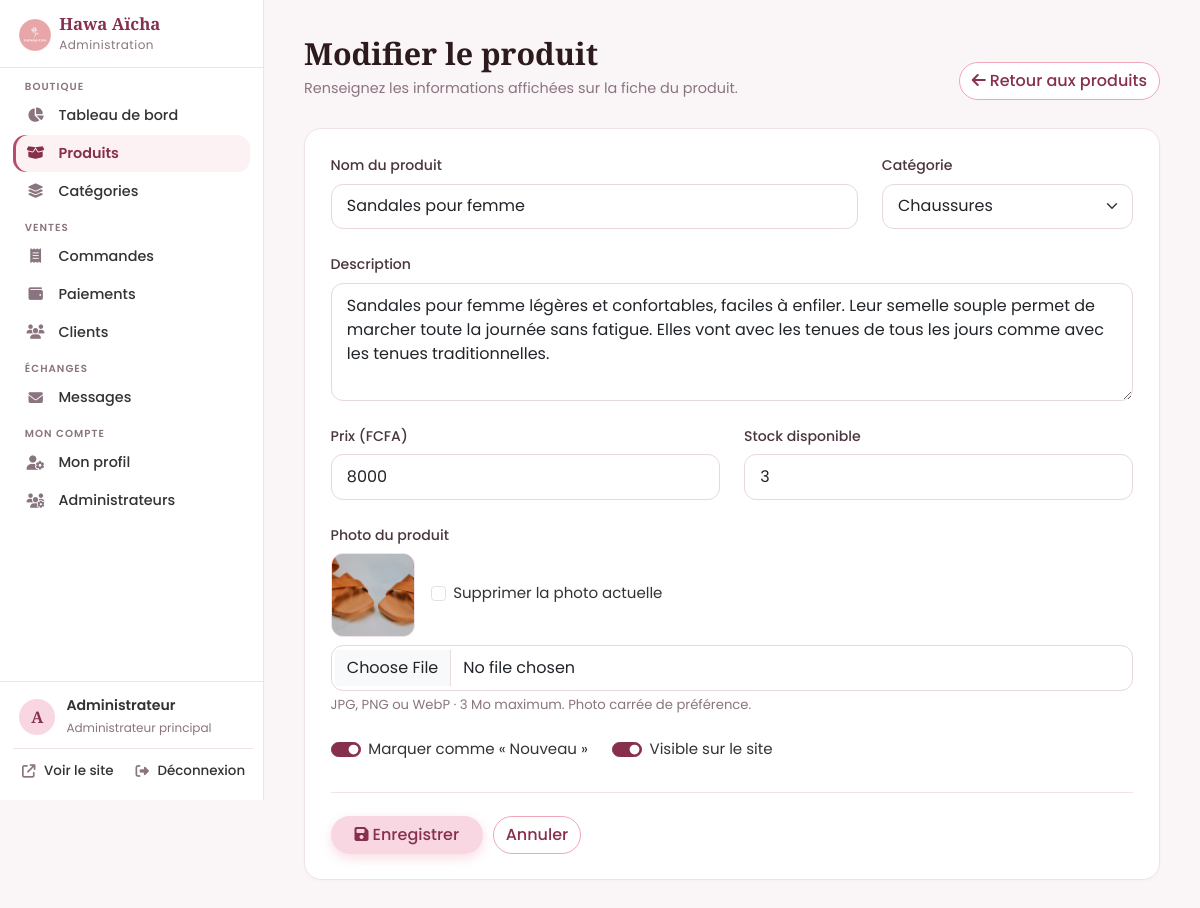
Page /admin/produit_form.php?id=13 (signed in) on the committed database.
### tables this page shows
CREATE TABLE IF NOT EXISTS produits (
  id INT AUTO_INCREMENT PRIMARY KEY,
  categorie_id INT NULL,
  nom VARCHAR(150) NOT NULL,
  description TEXT NULL,
  prix INT NOT NULL DEFAULT 0,
  stock INT NOT NULL DEFAULT 0,
  image VARCHAR(120) NULL,
  nouveau TINYINT(1) NOT NULL DEFAULT 0,
  actif TINYINT(1) NOT NULL DEFAULT 1,
  created_at TIMESTAMP NOT NULL DEFAULT CURRENT_TIMESTAMP,
  date_modification TIMESTAMP NULL DEFAULT NULL ON UPDATE CURRENT_TIMESTAMP,
  INDEX idx_produits_actif (actif),
  CONSTRAINT fk_produit_categorie FOREIGN KEY (categorie_id) REFERENCES categories(id) ON DELETE SET NULL,
  CONSTRAINT chk_produits_stock CHECK (stock >= 0),
  CONSTRAINT chk_produits_prix CHECK (prix >= 0)
);

CREATE TABLE IF NOT EXISTS categories (
  id INT AUTO_INCREMENT PRIMARY KEY,
  nom VARCHAR(100) NOT NULL,
  description TEXT NULL,
  icone VARCHAR(50) NOT NULL DEFAULT 'fa-gem',
  created_at TIMESTAMP NOT NULL DEFAULT CURRENT_TIMESTAMP
);

### includes/functions.php (called while the page is built, shortened)
<?php
require_once __DIR__ . '/db.php';
function e($v): string
{
    return htmlspecialchars((string)$v, ENT_QUOTES, 'UTF-8');
}
function base_url(string $path = ''): string
{
    return BASE_URL . '/' . ltrim($path, '/');
}
function logo_url(): string
{
    return file_exists(__DIR__ . '/../assets/img/logo.png')
        ? base_url('assets/img/logo.png')
        : base_url('assets/img/logo.svg');
}
    ?>
    <?php
function get_categories(): array
{
    return db()->query('SELECT * FROM categories ORDER BY nom')->fetchAll();
}
function product_image(?string $img): ?string
{
    return $img ? base_url('uploads/' . rawurlencode($img)) : null;
}
    ?>

### includes/db.php (called while the page is built)
<?php
function db(): PDO
{
    static $pdo = null;
    if ($pdo === null) {
        $dsn = defined('DB_DSN')
            ? DB_DSN
            : sprintf('mysql:host=%s;dbname=%s;charset=utf8mb4', DB_HOST, DB_NAME);
        try {
            $pdo = new PDO($dsn, DB_USER, DB_PASS, [
                PDO::ATTR_ERRMODE            => PDO::ERRMODE_EXCEPTION,
                PDO::ATTR_DEFAULT_FETCH_MODE => PDO::FETCH_ASSOC,
                PDO::ATTR_EMULATE_PREPARES   => false,
            ]);
        } catch (PDOException $e) {
            http_response_code(500);
            exit('Connexion à la base de données impossible. Vérifiez le fichier config.php.');
        }
    }
    return $pdo;
}

### admin/_auth.php (called while the page is built, shortened)
<?php
require_once __DIR__ . '/../includes/functions.php';
function require_admin(): void
{
    $st = db()->prepare('SELECT id, username, prenom, nom, email, telephone, role, actif, derniere_connexion, date_creation FROM admins WHERE id = ?');
    $st->execute([(int)$_SESSION['admin_id']]);
    $adminConnecte = $st->fetch() ?: null;
}
require_admin();

### admin/produit_form.php (the view, shortened to what this page needs)
<?php
require_once __DIR__ . '/_auth.php';
$pdo = db();
$id = (int)($_GET['id'] ?? $_POST['id'] ?? 0);
$produit = null;
if ($id > 0) {
    $st = $pdo->prepare('SELECT * FROM produits WHERE id = ?');
    $st->execute([$id]);
    $produit = $st->fetch();
}
$val = $produit ?: ['nom' => '', 'categorie_id' => '', 'description' => '', 'prix' => '', 'stock' => 0, 'nouveau' => 1, 'actif' => 1, 'image' => null];
$categories = get_categories();
$adminPage = 'produits';
$titre = $produit ? 'Modifier le produit' : 'Ajouter un produit';
require __DIR__ . '/_header.php';
?>
<div class="admin-head">
  <div>
    <h1 class="page-title"><?= e($titre) ?></h1>
    <p class="admin-sous">Renseignez les informations affichées sur la fiche du produit.</p>
  </div>
  <div class="admin-head-actions">
    <a href="produits.php" class="btn btn-outline-rose"><i class="fa-solid fa-arrow-left me-1"></i>Retour aux produits</a>
  </div>
</div>
<form method="post" enctype="multipart/form-data" class="panel admin-form">
  <div class="row g-3 g-lg-4">
    <div class="col-md-8"><label class="form-label" for="nom">Nom du produit</label><input class="form-control" id="nom" name="nom" value="<?= e($val['nom']) ?>" required maxlength="150"></div>
    <div class="col-md-4">
      <label class="form-label" for="categorie_id">Catégorie</label>
      <select class="form-select" id="categorie_id" name="categorie_id">
        <?php foreach ($categories as $c): ?>
          <option value="<?= (int)$c['id'] ?>" <?= (int)$val['categorie_id'] === (int)$c['id'] ? 'selected' : '' ?>><?= e($c['nom']) ?></option>
        <?php endforeach; ?>
      </select>
    </div>
    <div class="col-12"><label class="form-label" for="description">Description</label><textarea class="form-control" id="description" name="description" rows="4"><?= e($val['description']) ?></textarea></div>
    <div class="col-sm-6"><label class="form-label" for="prix">Prix (FCFA)</label><input class="form-control" id="prix" name="prix" type="number" min="1" step="1" value="<?= e($val['prix']) ?>" required></div>
    <div class="col-sm-6"><label class="form-label" for="stock">Stock disponible</label><input class="form-control" id="stock" name="stock" type="number" min="0" step="1" value="<?= (int)$val['stock'] ?>"></div>
    <div class="col-12">
      <label class="form-label" for="image">Photo du produit</label>
      <?php if (!empty($val['image'])): ?>
        <div class="d-flex align-items-center gap-3 mb-2">
          <img class="admin-thumb" style="width:84px;height:84px" src="<?= e(product_image($val['image'])) ?>" alt="">
          <div class="form-check"><input class="form-check-input" type="checkbox" name="supprimer_image" id="supprimer_image"><label class="form-check-label" for="supprimer_image">Supprimer la photo actuelle</label></div>
        </div>
      <?php endif; ?>
      <input class="form-control" id="image" name="image" type="file" accept="image/jpeg,image/png,image/webp">
      <div class="form-text">JPG, PNG ou WebP · 3 Mo maximum. Photo carrée de préférence.</div>
    </div>
    <div class="col-12 d-flex flex-wrap gap-4">
      <div class="form-check form-switch"><input class="form-check-input" type="checkbox" role="switch" name="nouveau" id="nouveau" <?= $val['nouveau'] ? 'checked' : '' ?>><label class="form-check-label" for="nouveau">Marquer comme « Nouveau »</label></div>
      <div class="form-check form-switch"><input class="form-check-input" type="checkbox" role="switch" name="actif" id="actif" <?= $val['actif'] ? 'checked' : '' ?>><label class="form-check-label" for="actif">Visible sur le site</label></div>
    </div>
  </div>
  <div class="admin-form-pied">
    <button class="btn btn-rose px-4"><i class="fa-solid fa-floppy-disk me-1"></i>Enregistrer</button>
    <a href="produits.php" class="btn btn-outline-rose">Annuler</a>
  </div>
</form>
<?php require __DIR__ . '/_footer.php'; ?>

### admin/_header.php (shortened to what this page needs)
<?php
require_once __DIR__ . '/_auth.php';
$adminPage = $adminPage ?? '';
$titre = $titre ?? 'Administration';
$sections = [
    'Boutique' => [
        'dashboard'  => ['index.php',      'fa-chart-pie',   'Tableau de bord'],
        'produits'   => ['produits.php',   'fa-box-open',    'Produits'],
        'categories' => ['categories.php', 'fa-layer-group', 'Catégories'],
    ],
    'Ventes' => [
        'commandes'  => ['commandes.php',  'fa-receipt',     'Commandes'],
        'paiements'  => ['paiements.php',  'fa-wallet',      'Paiements'],
        'clients'    => ['clients.php',    'fa-users',       'Clients'],
    ],
    'Échanges' => [
        'messages'   => ['messages.php',   'fa-envelope',    'Messages'],
    ],
    'Mon compte' => [
        'profil'     => ['profil.php',     'fa-user-gear',   'Mon profil'],
    ],
];
if (est_principal()) {
    $sections['Mon compte']['admins'] = ['administrateurs.php', 'fa-users-gear', 'Administrateurs'];
}
$nbMessagesNonLus = (int)db()->query('SELECT COUNT(*) FROM messages_contact WHERE lu = 0')->fetchColumn();
$nbPaiementsDeclares = (int)db()->query("SELECT COUNT(*) FROM paiements WHERE statut_paiement = 'en_attente' AND date_declaration IS NOT NULL")->fetchColumn();
$pastilles = ['messages' => $nbMessagesNonLus, 'paiements' => $nbPaiementsDeclares];
?><!DOCTYPE html>
<html lang="fr">
<head>
  <link href="https://cdn.jsdelivr.net/npm/bootstrap@5.3.3/dist/css/bootstrap.min.css" rel="stylesheet">
  <link href="https://cdnjs.cloudflare.com/ajax/libs/font-awesome/6.5.2/css/all.min.css" rel="stylesheet">
  <link href="<?= e(base_url('assets/css/style.css')) ?>" rel="stylesheet">
  <link href="<?= e(base_url('assets/css/admin.css')) ?>" rel="stylesheet">
</head>
<body class="admin-body">
<div class="admin-shell">
  <aside class="admin-sidebar offcanvas-lg offcanvas-start" id="asidebar" tabindex="-1" aria-label="Menu de l'administration">
    <div class="admin-brand">
      <a class="d-flex align-items-center gap-2" href="index.php">
        <img src="<?= e(logo_url()) ?>" alt="" height="38">
        <span><span class="brand-text d-block">Hawa Aïcha</span><small>Administration</small></span>
      </a>
    </div>
    <nav class="admin-menu">
      <?php foreach ($sections as $section => $liens): ?>
        <div class="admin-menu-titre"><?= e($section) ?></div>
        <ul class="list-unstyled mb-0">
          <?php foreach ($liens as $k => [$href, $ico, $txt]): $pastille = $pastilles[$k] ?? 0; ?>
            <li><a class="admin-menu-lien <?= $adminPage === $k ? 'active' : '' ?>" href="<?= $href ?>"<?= $adminPage === $k ? ' aria-current="page"' : '' ?>>
              <i class="fa-solid <?= $ico ?>"></i><span><?= $txt ?></span><?php if ($pastille): ?><span class="admin-pastille"><?= $pastille ?></span><?php endif; ?>
            </a></li>
          <?php endforeach; ?>
        </ul>
      <?php endforeach; ?>
    </nav>
    <div class="admin-sidebar-pied">
      <a class="admin-connecte" href="profil.php" title="Mon profil">
        <span class="admin-connecte-avatar"><?= e(mb_strtoupper(mb_substr($_SESSION['admin_nom'] ?? 'A', 0, 1))) ?></span>
        <span class="min-w-0"><strong class="d-block text-truncate"><?= e($_SESSION['admin_nom'] ?? '') ?></strong><small><?= e(ROLES_ADMIN[$adminConnecte['role']][0] ?? '') ?></small></span>
      </a>
      <a class="admin-menu-lien" href="<?= e(base_url('index.php')) ?>" target="_blank"><i class="fa-solid fa-arrow-up-right-from-square"></i><span>Voir le site</span></a>
      <form method="post" action="logout.php"><?= csrf_field() ?><button class="admin-menu-lien admin-deconnexion"><i class="fa-solid fa-right-from-bracket"></i><span>Déconnexion</span></button></form>
    </div>
  </aside>
  <div class="admin-main">
    <main class="admin-content">

### assets/css/style.css (style rules this page uses)
:root { --rose-logo: #E8A4A8; --rose-pastel: #F8D7E3; --rose-saumon: #F4B6C2; --rose-poudre: #EFA8B8; --rose: #B84C6C; --rose-dark: #86304E; --rose-mid: #EFA8B8; --rose-soft: #F7D9DB; --rose-bg: #FDF2F3; --rose-rgb: 184, 76, 108; --rose-dark-rgb: 134, 48, 78; --rose-mid-rgb: 239, 168, 184; --rose-profond-rgb: 60, 22, 38; --creme: #FEF8F9; --ink: #333333; --titre: #2D1A1C; --muted: #725A5B; --ligne: #F4DDDE; --pied: #29191A; --pied-texte: #EAD7D8; --pied-doux: #C2AEAF; --pied-bas: #AE9799; --white: #fff; --rayon: 1.4rem; --shadow: 0 10px 30px rgba(var(--rose-dark-rgb), .08); --shadow-hover: 0 18px 40px rgba(var(--rose-dark-rgb), .16); --bs-primary: #B84C6C; --bs-link-color: #86304E; --bs-link-hover-color: #B84C6C; }
body { font-family: 'Poppins', system-ui, sans-serif; background: var(--creme); color: var(--ink); -webkit-font-smoothing: antialiased; overflow-x: hidden; }
h1, h2, h3, h4, .brand-text, .section-title, .page-title { font-family: 'Playfair Display', Georgia, serif; font-weight: 700; color: var(--titre); }
a { text-decoration: none; color: var(--rose-dark); }
img { max-width: 100%; }
.brand-text { color: var(--rose-dark); font-size: 1.35rem; }
.btn { font-weight: 500; }
.btn-rose { background: var(--rose-pastel); color: var(--rose-dark); font-weight: 600; border: 0; border-radius: 50rem; box-shadow: 0 6px 16px rgba(var(--rose-mid-rgb), .45); transition: transform .15s, box-shadow .15s, background .15s; }
.btn-outline-rose { color: var(--rose-dark); border: 1.5px solid var(--rose-poudre); border-radius: 50rem; background: #fff; }
.page-title { font-size: clamp(1.75rem, 4vw, 2.4rem); }
.panel { background: #fff; border-radius: var(--rayon); padding: 1.5rem; box-shadow: var(--shadow); border: 1px solid #fff; }
.form-control, .form-select { border-radius: .9rem; border: 1.5px solid var(--ligne); padding: .65rem 1rem; background-color: #fff; }
.form-label { font-weight: 500; font-size: .9rem; }
.form-check-input:checked { background-color: var(--rose-dark); border-color: var(--rose-dark); }
.admin-thumb { width: 48px; height: 48px; border-radius: .8rem; object-fit: cover; background: var(--rose-soft); display: grid; place-items: center; color: var(--rose); }
.min-w-0 { min-width: 0; }

### rows in the picture
produits: nom "Sandales pour femme", categorie_id "Chaussures", description "Sandales pour femme légères et confortables, faciles à enfiler. Leur semelle souple permet de marcher toute la journée sans fatigue. Elles vont avec les tenues de tous les jours comme avec les tenues traditionnelles.", prix "8000", stock "3", image (picture), nouveau "☑", actif "☑"

### other values in the picture
$section "BOUTIQUE"
$txt "Tableau de bord"
$txt "Produits"
$txt "Catégories"
$section "VENTES"
$txt "Commandes"
$txt "Paiements"
$txt "Clients"
$section "ÉCHANGES"
$txt "Messages"
$section "MON COMPTE"
$txt "Mon profil"
$txt "Administrateurs"
mb_strtoupper(mb_substr($_SESSION['admin_nom'] ?? 'A', 0, 1)) "A"
$_SESSION['admin_nom'] "Administrateur"
